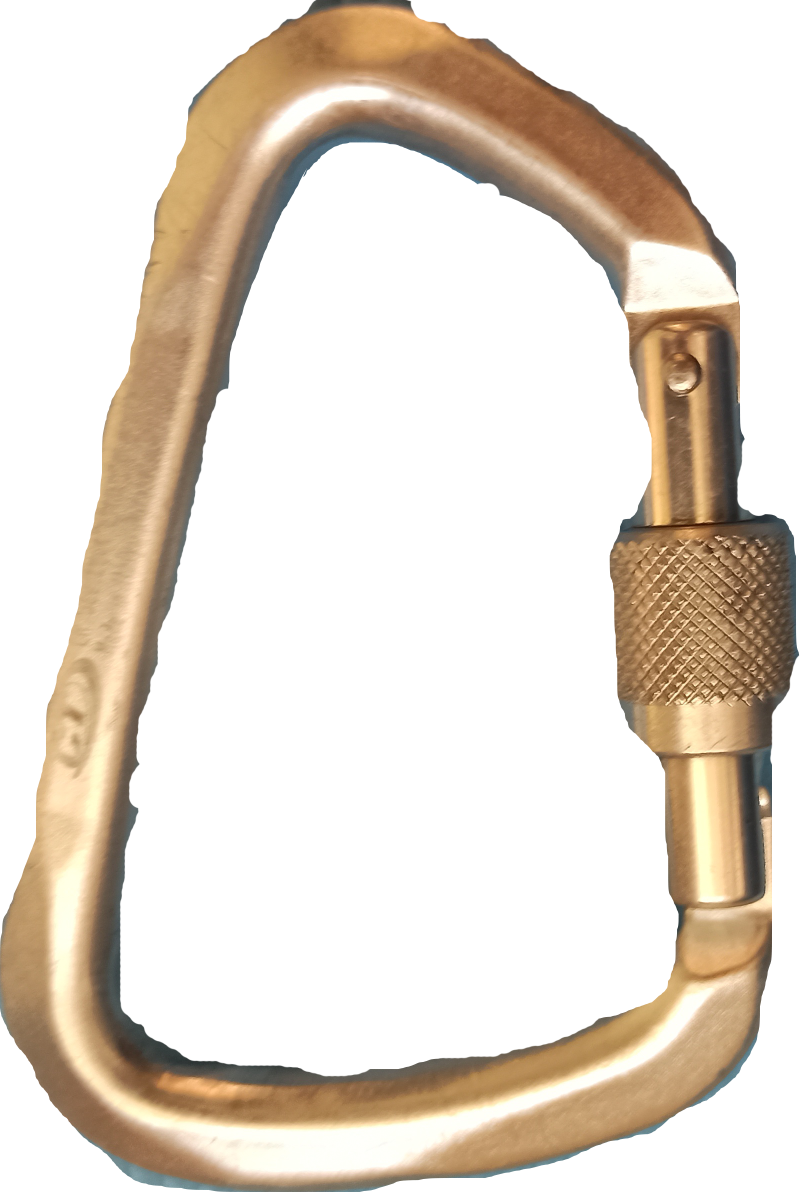
#> input picture pattern_recognition/lab2/karabin/orig.png, 1600 x 2384 px (shown at 1/2 size)
$ python orb.py
#> lines starting #> are read from the running program, lines starting #| are printed output that depends on the picture
import cv2
import matplotlib.pyplot as plt
import time
import numpy as np

FLANN_INDEX_LSH= 6
index_params= dict(algorithm = FLANN_INDEX_LSH,table_number = 6,key_size = 12,multi_probe_level = 1)
search_params = dict(checks=50)   # or pass empty dictionary
flann = cv2.FlannBasedMatcher(index_params,search_params)

img1 = cv2.imread("karabin//orig.png", 0)
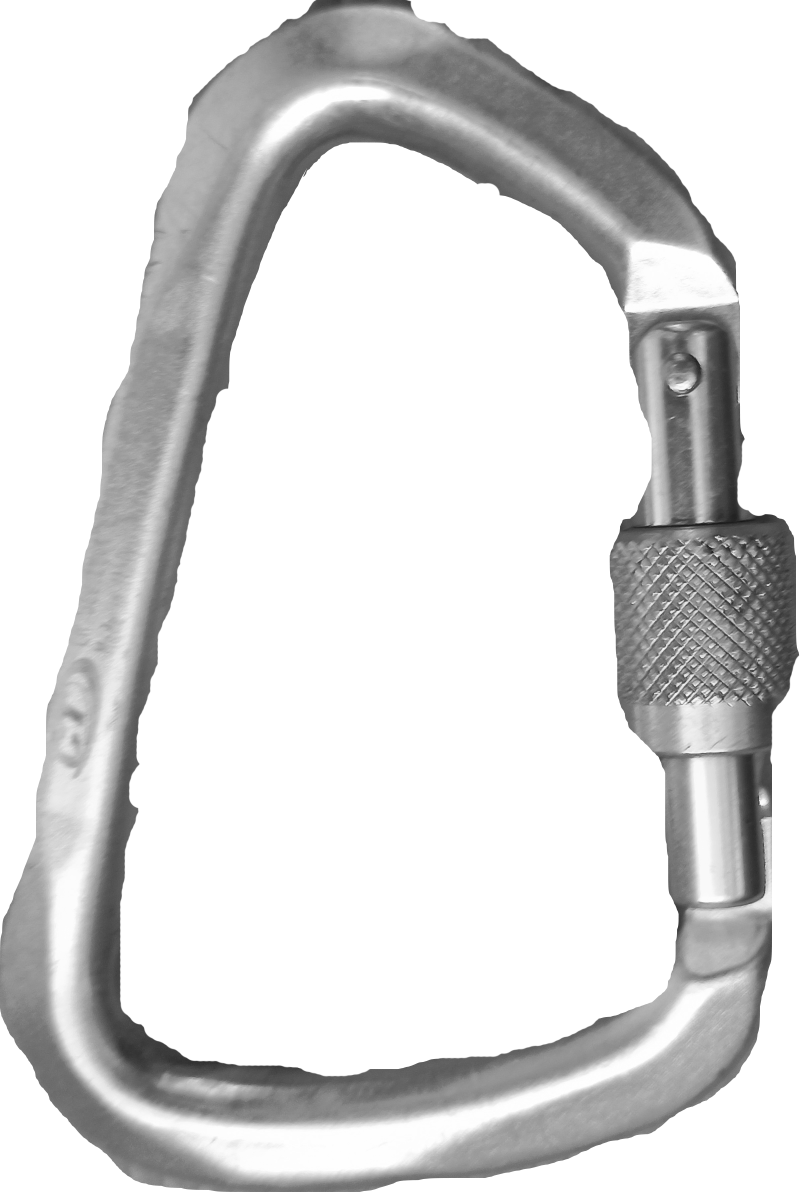
#> img1: shape (2384, 1600) (shown at 1/2 size); min 22, max 255, mean 219.2
#img1 = cv2.resize(img1, (600, 800))
plt.imshow(img1),plt.show()

orb = cv2.ORB_create()
kp1, des1 = orb.detectAndCompute(img1, None)
#> kp1 = 500 keypoints; strongest (x, y, size): (1452, 1094, 31), (1373, 1391, 37.2), (1374, 1391, 44.6), (1430, 1074, 31)
#des1 = des1.astype('float32')
good_matches=[]
avg_distance=[]
time_processing=[]
for i in range(1,121):
    img2 = cv2.imread(f"karabin//({i}).jpg", 0)
    #img2 = cv2.resize(img2, (600, 800))
    print(i)
    start_time=time.time()
    kp2, des2 = orb.detectAndCompute(img2, None)
#> kp2 = (); des2 = None
        #des2 = des2.astype('float32')
    processing_time=time.time()-start_time

    if( len(kp2) <2 ):
        good_matches.append(0)
        time_processing.append(processing_time)
        avg_distance.append(np.nan)

    else:
        matches = flann.knnMatch(des1,des2,k=2)
            # Need to draw only good matches, so create a mask
        matchesMask = [[0,0] for i in range(len(matches))]

            #Метрика 1 - количество хороших совпадений.
        count_good=0
        metric2=[]
            # ratio test as per Lowe's paper
        for i in range(len(matches)):
            if( len(matches[i])>1 ):
                if matches[i][0].distance < 0.7*matches[i][1].distance:
                    matchesMask[i]=[1,0]
                    count_good+=1
                    metric2.append( (matches[i][0].distance+matches[i][1].distance)/2)

        if( len(matches) == 0 ):
            metric1 = 0
        else:
            metric1=count_good/len(matches)
        good_matches.append(metric1)

        #Метрика 2. среднее расстояние между точками
        if( len(metric2) != 0):
            metric2=np.array(metric2).mean()
        else:
            metric2 = 0
        avg_distance.append(metric2)

        #Метрика 3. время обработки изображения.
        time_processing.append(processing_time)


import pandas as pd

data = pd.DataFrame()
#> data = table of 0 rows and 0 columns
data['good_matches'] = good_matches
data['avg_distance'] = avg_distance
data['time_processing'] = time_processing


plt.figure(figsize=(12,6))
plt.suptitle('карабин ORB')
plt.subplot(131)
plt.xlabel('good_matches')
plt.ylabel('N')
plt.hist(data.good_matches, bins=5, color = 'b')
plt.subplot(132)
plt.xlabel('avg_distance')
plt.hist(data.avg_distance, bins=5, color = 'g')
plt.subplot(133)
plt.xlabel('time_processing')
plt.hist(data.time_processing, bins=5, color = 'r')
plt.show()
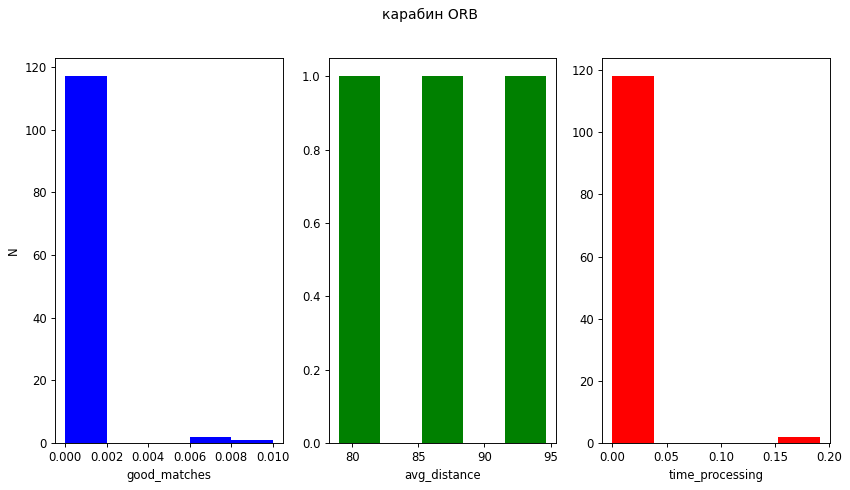
#> figure drawn by matplotlib, 3 panels; panel 1: tallest bar 117 high, from x = 0 to 0.002; panel 3: tallest bar 118 high, from x = 1.19e-06 to 0.0382
